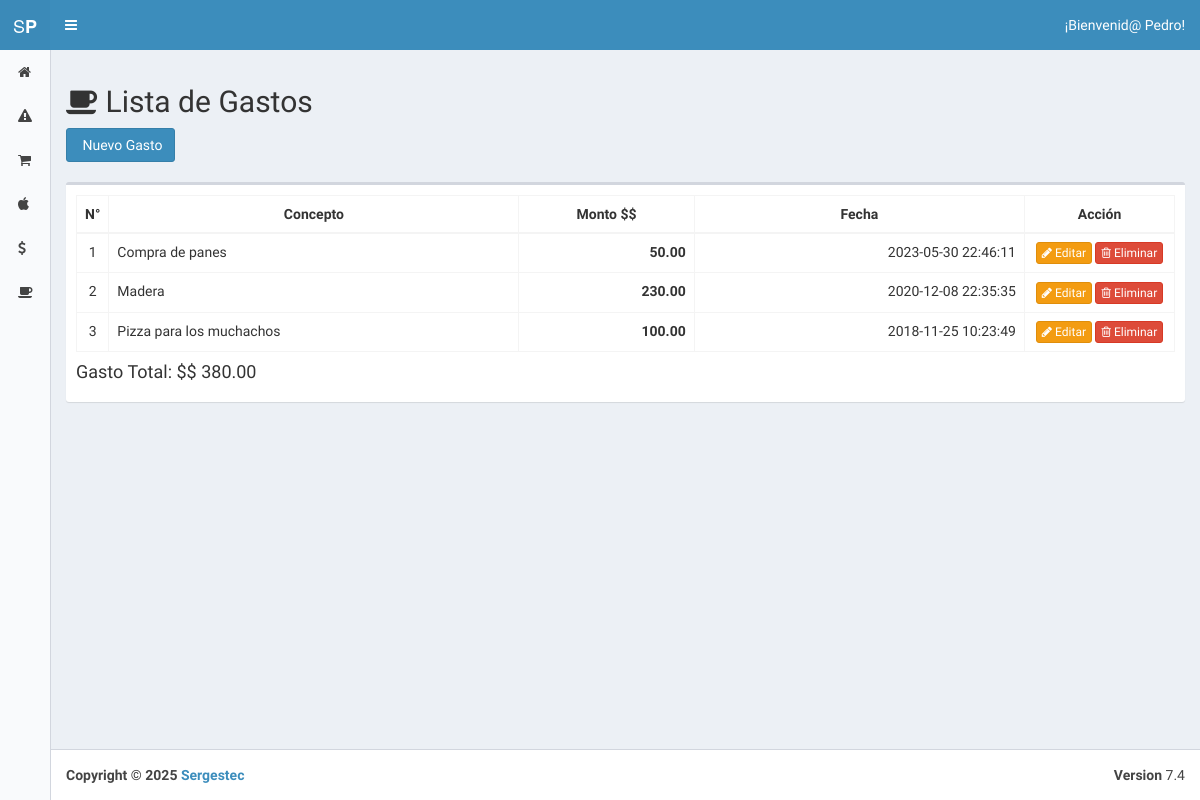
Before: /index.php?view=spends (signed in) with the older database file.
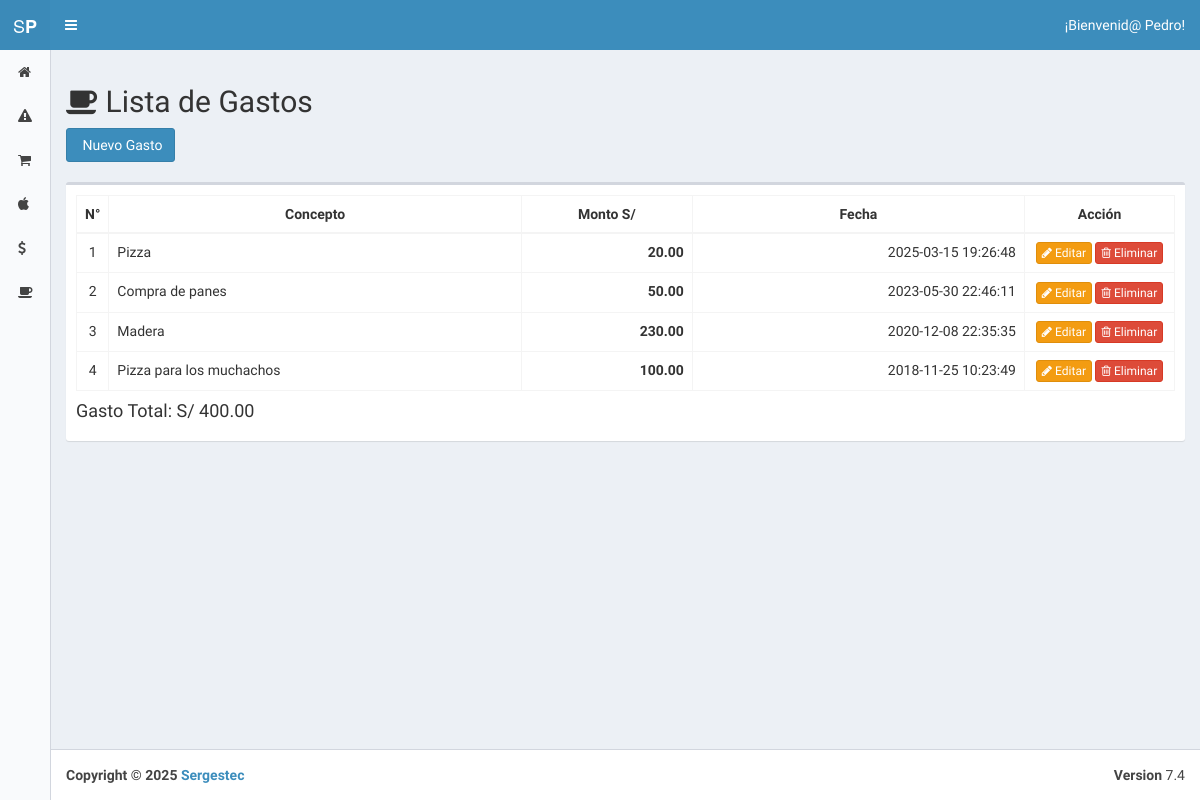
After: the same page with the newer database file.
### tables this page shows
CREATE TABLE `configuration` (
  `id` int(11) NOT NULL,
  `short` varchar(255) NOT NULL,
  `name` varchar(255) NOT NULL,
  `kind` int(11) NOT NULL,
  `val` varchar(255) NOT NULL
);

CREATE TABLE `spend` (
  `id` int(11) NOT NULL,
  `name` varchar(50) NOT NULL,
  `price` double DEFAULT NULL,
  `box_id` int(11) DEFAULT NULL,
  `user_id` int(11) NOT NULL,
  `created_at` datetime DEFAULT NULL
);

### core/controller/Lb.php (called while the page is built, shortened)
<?php
class Lb {
	public function start(){
		include "core/app/init.php";
	}
}
?>

### index.php (called while the page is built, shortened)
<?php
	$lb = new Lb();
	$lb->start();
?>

### core/controller/Model.php (called while the page is built, shortened)
<?php
class Model {
	public static function exists($modelname){
		$fullpath = self::getFullpath($modelname);
		$found=false;
		if(file_exists($fullpath)){
			$found = true;
		}
		return $found;
	}
	public static function getFullpath($modelname){
		return Core::$root."core/app/model/".$modelname.".php";
	}
	public static function many($query,$aclass){
		$cnt = 0;
		$array = array();
		while($r = $query->fetch_array()){
			$array[$cnt] = new $aclass;
			$cnt2=1;
			foreach ($r as $key => $v) {
				if($cnt2>0 && $cnt2%2==0){
					$array[$cnt]->$key = $v;
				}
				$cnt2++;
			}
			$cnt++;
		}
		return $array;
	}
	public static function one($query,$aclass){
		$found = null;
		$data = new $aclass;
		while($r = $query->fetch_array()){
			$cnt=1;
			foreach ($r as $key => $v) {
				if($cnt>0 && $cnt%2==0){
					$data->$key = $v;
				}
				$cnt++;
			}
			$found = $data;
			break;
		}
		return $found;
	}
}
?>

### core/controller/Executor.php (called while the page is built, shortened)
<?php
class Executor {
	public static function doit($sql){
		$con = Database::getCon();
		return array($con->query($sql),$con->insert_id);
	}
}
?>

### core/app/model/UserData.php (called while the page is built, shortened)
<?php
	class UserData {
		public static $tablename = "user";
		public static function getById($id){
			$sql = "select * from ".self::$tablename." where id=$id";
			$query = Executor::doit($sql);
			return Model::one($query[0],new UserData());
		}
	}
?>

### core/app/model/SpendData.php (called while the page is built, shortened)
<?php
	class SpendData {
		public static $tablename = "spend";
		public static function getAllByUser($user_id){
			$sql = "select * from ".self::$tablename." where user_id=$user_id order by id desc";
			$query = Executor::doit($sql);
			return Model::many($query[0],new SpendData());
		}
	}
?>

### core/app/model/ConfigurationData.php (called while the page is built, shortened)
<?php
	class ConfigurationData {
		public static $tablename = "configuration";
		public static function getByPreffix($id){
			$sql = "select * from ".self::$tablename." where short=\"$id\"";
			$query = Executor::doit($sql);
			return Model::one($query[0],new ConfigurationData());
		}
	}
?>

### core/app/view/spends-view.php (the view, shortened to what this page needs)
<section class="content">
	<?php $u=null;
  if(isset($_SESSION["user_id"]) &&$_SESSION["user_id"]!=""):
  $u = UserData::getById($_SESSION["user_id"]);
	$currency = ConfigurationData::getByPreffix("currency")->val; ?>
	<div class="row">
		<div class="col-md-12">
			<h2><i class="fa fa-coffee"></i> Lista de Gastos</h2>
			<a href='#spend_new' data-toggle='modal' class='btn btn-primary'><i class='fa fa-th-coffee'></i> Nuevo Gasto</a>
			<div class="clearfix"></div><br>
			<?php if($u->kind==1){
				$spends = SpendData::getAllUnBoxed();
			}else{
				$spends = SpendData::getAllByUser($u->id);
			}
			$total = 0;
			if(count($spends)>0){ ?>
			<div class="box">
			    <div class="box-body no-padding">
			        <div class="box-body table-responsive">
						<table class="table table-bordered datatable table-hover">
							<thead>
								<th style="text-align: center; width: 30px;">N°</th>
								<th style="text-align: center;">Concepto</th>
								<th style="text-align: center;">Monto&nbsp;<?php echo $currency; ?></th>
								<th style="text-align: center;">Fecha</th>
								<th style="text-align: center; width: 150px;">Acción</th>
							</thead>
							<?php for($number=0; $number<1; $number++);
							foreach($spends as $spend){
								$user = $spend->getUser(); ?>
							<tr>
								<td style="text-align: center;"><?php echo $number; ?></td> <?php $number++; ?>
								<td><?php echo $spend->name; ?></td>
								<td style="text-align: right;S"><b><?php echo number_format($spend->price,2,".",","); ?></b></td>
								<td style="text-align: right;"><?php echo $spend->created_at; ?></td>
								<td style=" text-align: center;">
									<a href="index.php?view=spend_edit&id=<?php echo $spend->id; ?>" class="btn btn-xs btn-warning" ><i class="fa fa-pencil" ></i> Editar</a>
									<?php if($u->kind==1 || $spend->user_id==$u->id): ?><a href="index.php?action=spend_del&id=<?php echo $spend->id;?>" onclick="return confirm('¿Está seguro de eliminar?')" class="btn btn-danger btn-xs"><i class="fa fa-trash-o"></i> Eliminar</a><?php endif; ?>
								</td>
							</tr>
							<?php $total+=$spend->price; } ?>
						</table>
						<h4>Gasto Total: <?php echo $currency.' '.number_format($total,2,".",",")?></h4>
					</div>
				</div>
			</div>
			<?php }else{
			echo "<p class='alert alert-danger'>No hay Gastos</p>";
			} ?>
		</div>
	</div>
	<?php endif; ?>
</section>

Changed rows visible on the page:
changed configuration: val "$$" → "S/"
added spend: name "Pizza", price "20.00", created_at "2025-03-15 19:26:48"
Other visible differences:
$total: "380.00" → "400.00"
